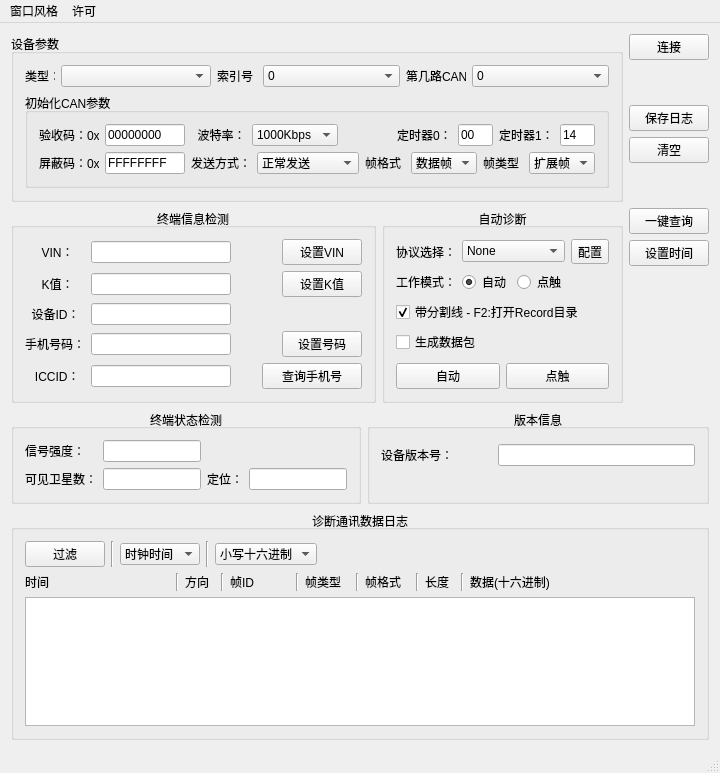
<?xml version="1.0" encoding="UTF-8"?>
<ui version="4.0">
 <class>MainWindow</class>
 <widget class="QMainWindow" name="MainWindow">
  <property name="geometry">
   <rect>
    <x>0</x>
    <y>0</y>
    <width>694</width>
    <height>730</height>
   </rect>
  </property>
  <property name="windowTitle">
   <string/>
  </property>
  <widget class="QWidget" name="centralWidget">
   <layout class="QVBoxLayout" name="verticalLayout_5">
    <item>
     <layout class="QHBoxLayout" name="horizontalLayout_9">
      <item>
       <widget class="QGroupBox" name="devParamGroupBox">
        <property name="title">
         <string>设备参数</string>
        </property>
        <layout class="QVBoxLayout" name="verticalLayout">
         <item>
          <layout class="QHBoxLayout" name="horizontalLayout_3">
           <item>
            <widget class="QLabel" name="typeLabel">
             <property name="maximumSize">
              <size>
               <width>30</width>
               <height>16777215</height>
              </size>
             </property>
             <property name="text">
              <string>类型：</string>
             </property>
            </widget>
           </item>
           <item>
            <widget class="QComboBox" name="typeComboBox">
             <property name="minimumSize">
              <size>
               <width>150</width>
               <height>0</height>
              </size>
             </property>
            </widget>
           </item>
           <item>
            <widget class="QLabel" name="indexNumberLabel">
             <property name="maximumSize">
              <size>
               <width>40</width>
               <height>16777215</height>
              </size>
             </property>
             <property name="text">
              <string>索引号：</string>
             </property>
            </widget>
           </item>
           <item>
            <widget class="QComboBox" name="indexNumberComboBox">
             <item>
              <property name="text">
               <string>0</string>
              </property>
             </item>
             <item>
              <property name="text">
               <string>1</string>
              </property>
             </item>
             <item>
              <property name="text">
               <string>2</string>
              </property>
             </item>
             <item>
              <property name="text">
               <string>3</string>
              </property>
             </item>
            </widget>
           </item>
           <item>
            <widget class="QLabel" name="CANIndexLabel">
             <property name="maximumSize">
              <size>
               <width>60</width>
               <height>16777215</height>
              </size>
             </property>
             <property name="text">
              <string>第几路CAN:</string>
             </property>
            </widget>
           </item>
           <item>
            <widget class="QComboBox" name="CANIndexComboBox">
             <item>
              <property name="text">
               <string>0</string>
              </property>
             </item>
             <item>
              <property name="text">
               <string>1</string>
              </property>
             </item>
            </widget>
           </item>
          </layout>
         </item>
         <item>
          <widget class="QGroupBox" name="initCANParamGroupBox">
           <property name="title">
            <string>初始化CAN参数</string>
           </property>
           <layout class="QGridLayout" name="gridLayout">
            <item row="0" column="0">
             <layout class="QHBoxLayout" name="horizontalLayout">
              <item>
               <widget class="QLabel" name="accessCodeLabel">
                <property name="minimumSize">
                 <size>
                  <width>60</width>
                  <height>0</height>
                 </size>
                </property>
                <property name="maximumSize">
                 <size>
                  <width>60</width>
                  <height>16777215</height>
                 </size>
                </property>
                <property name="text">
                 <string>验收码：0x</string>
                </property>
               </widget>
              </item>
              <item>
               <widget class="QLineEdit" name="accessCodeLineEdit">
                <property name="minimumSize">
                 <size>
                  <width>80</width>
                  <height>0</height>
                 </size>
                </property>
                <property name="maximumSize">
                 <size>
                  <width>80</width>
                  <height>16777215</height>
                 </size>
                </property>
                <property name="text">
                 <string>00000000</string>
                </property>
               </widget>
              </item>
              <item>
               <widget class="QLabel" name="baudrateLabel">
                <property name="maximumSize">
                 <size>
                  <width>60</width>
                  <height>16777215</height>
                 </size>
                </property>
                <property name="text">
                 <string>  波特率：</string>
                </property>
               </widget>
              </item>
              <item>
               <widget class="QComboBox" name="baudrateComboBox">
                <property name="minimumSize">
                 <size>
                  <width>80</width>
                  <height>0</height>
                 </size>
                </property>
                <item>
                 <property name="text">
                  <string>1000Kbps</string>
                 </property>
                </item>
                <item>
                 <property name="text">
                  <string>800Kbps</string>
                 </property>
                </item>
                <item>
                 <property name="text">
                  <string>500Kbps</string>
                 </property>
                </item>
                <item>
                 <property name="text">
                  <string>250Kbps</string>
                 </property>
                </item>
                <item>
                 <property name="text">
                  <string>125Kbps</string>
                 </property>
                </item>
                <item>
                 <property name="text">
                  <string>100Kbps</string>
                 </property>
                </item>
                <item>
                 <property name="text">
                  <string>50Kbps</string>
                 </property>
                </item>
                <item>
                 <property name="text">
                  <string>20Kbps</string>
                 </property>
                </item>
                <item>
                 <property name="text">
                  <string>10Kbps</string>
                 </property>
                </item>
                <item>
                 <property name="text">
                  <string>5Kbps</string>
                 </property>
                </item>
               </widget>
              </item>
              <item>
               <spacer name="horizontalSpacer_10">
                <property name="orientation">
                 <enum>Qt::Horizontal</enum>
                </property>
                <property name="sizeHint" stdset="0">
                 <size>
                  <width>40</width>
                  <height>20</height>
                 </size>
                </property>
               </spacer>
              </item>
              <item>
               <widget class="QLabel" name="timer0Label">
                <property name="text">
                 <string>定时器0：</string>
                </property>
               </widget>
              </item>
              <item>
               <widget class="QLineEdit" name="timer0LineEdit">
                <property name="maximumSize">
                 <size>
                  <width>35</width>
                  <height>16777215</height>
                 </size>
                </property>
                <property name="text">
                 <string>00</string>
                </property>
               </widget>
              </item>
              <item>
               <widget class="QLabel" name="timer1Label">
                <property name="text">
                 <string>定时器1：</string>
                </property>
               </widget>
              </item>
              <item>
               <widget class="QLineEdit" name="timer1LineEdit">
                <property name="maximumSize">
                 <size>
                  <width>35</width>
                  <height>16777215</height>
                 </size>
                </property>
                <property name="text">
                 <string>14</string>
                </property>
               </widget>
              </item>
             </layout>
            </item>
            <item row="1" column="0">
             <layout class="QHBoxLayout" name="horizontalLayout_2">
              <item>
               <widget class="QLabel" name="maskCodeLabel">
                <property name="minimumSize">
                 <size>
                  <width>60</width>
                  <height>0</height>
                 </size>
                </property>
                <property name="maximumSize">
                 <size>
                  <width>60</width>
                  <height>16777215</height>
                 </size>
                </property>
                <property name="text">
                 <string>屏蔽码：0x</string>
                </property>
               </widget>
              </item>
              <item>
               <widget class="QLineEdit" name="maskCodeLineEdit">
                <property name="minimumSize">
                 <size>
                  <width>80</width>
                  <height>0</height>
                 </size>
                </property>
                <property name="maximumSize">
                 <size>
                  <width>80</width>
                  <height>16777215</height>
                 </size>
                </property>
                <property name="text">
                 <string>FFFFFFFF</string>
                </property>
               </widget>
              </item>
              <item>
               <widget class="QLabel" name="label_3">
                <property name="maximumSize">
                 <size>
                  <width>60</width>
                  <height>16777215</height>
                 </size>
                </property>
                <property name="text">
                 <string>发送方式：</string>
                </property>
               </widget>
              </item>
              <item>
               <widget class="QComboBox" name="sendTypeComboBox">
                <item>
                 <property name="text">
                  <string>正常发送</string>
                 </property>
                </item>
                <item>
                 <property name="text">
                  <string>单次发送</string>
                 </property>
                </item>
                <item>
                 <property name="text">
                  <string>自发自收</string>
                 </property>
                </item>
                <item>
                 <property name="text">
                  <string>单次自发自收</string>
                 </property>
                </item>
               </widget>
              </item>
              <item>
               <widget class="QLabel" name="label_2">
                <property name="maximumSize">
                 <size>
                  <width>40</width>
                  <height>16777215</height>
                 </size>
                </property>
                <property name="text">
                 <string>帧格式：</string>
                </property>
               </widget>
              </item>
              <item>
               <widget class="QComboBox" name="frameFormatComboBox">
                <item>
                 <property name="text">
                  <string>数据帧</string>
                 </property>
                </item>
                <item>
                 <property name="text">
                  <string>远程帧</string>
                 </property>
                </item>
               </widget>
              </item>
              <item>
               <widget class="QLabel" name="frameTypeLabel">
                <property name="maximumSize">
                 <size>
                  <width>40</width>
                  <height>16777215</height>
                 </size>
                </property>
                <property name="text">
                 <string>帧类型：</string>
                </property>
               </widget>
              </item>
              <item>
               <widget class="QComboBox" name="frameTypeComboBox">
                <property name="currentIndex">
                 <number>1</number>
                </property>
                <item>
                 <property name="text">
                  <string>标准帧</string>
                 </property>
                </item>
                <item>
                 <property name="text">
                  <string>扩展帧</string>
                 </property>
                </item>
               </widget>
              </item>
             </layout>
            </item>
           </layout>
          </widget>
         </item>
        </layout>
       </widget>
      </item>
      <item>
       <layout class="QVBoxLayout" name="verticalLayout_3">
        <item>
         <widget class="QPushButton" name="connectButton">
          <property name="minimumSize">
           <size>
            <width>80</width>
            <height>0</height>
           </size>
          </property>
          <property name="text">
           <string>连接</string>
          </property>
          <property name="checkable">
           <bool>true</bool>
          </property>
          <property name="checked">
           <bool>false</bool>
          </property>
          <property name="autoDefault">
           <bool>false</bool>
          </property>
          <property name="default">
           <bool>false</bool>
          </property>
          <property name="flat">
           <bool>false</bool>
          </property>
         </widget>
        </item>
        <item>
         <spacer name="verticalSpacer">
          <property name="orientation">
           <enum>Qt::Vertical</enum>
          </property>
          <property name="sizeHint" stdset="0">
           <size>
            <width>20</width>
            <height>40</height>
           </size>
          </property>
         </spacer>
        </item>
        <item>
         <widget class="QPushButton" name="saveLogButton">
          <property name="text">
           <string>保存日志</string>
          </property>
          <property name="checkable">
           <bool>false</bool>
          </property>
         </widget>
        </item>
        <item>
         <widget class="QPushButton" name="clearButton">
          <property name="text">
           <string>清空</string>
          </property>
          <property name="checkable">
           <bool>false</bool>
          </property>
         </widget>
        </item>
        <item>
         <spacer name="verticalSpacer_2">
          <property name="orientation">
           <enum>Qt::Vertical</enum>
          </property>
          <property name="sizeHint" stdset="0">
           <size>
            <width>20</width>
            <height>40</height>
           </size>
          </property>
         </spacer>
        </item>
       </layout>
      </item>
     </layout>
    </item>
    <item>
     <layout class="QHBoxLayout" name="horizontalLayout_17">
      <item>
       <widget class="QGroupBox" name="terminalInformationDetectionGroupBox">
        <property name="title">
         <string>终端信息检测</string>
        </property>
        <property name="alignment">
         <set>Qt::AlignCenter</set>
        </property>
        <layout class="QVBoxLayout" name="verticalLayout_8">
         <item>
          <layout class="QVBoxLayout" name="verticalLayout_2">
           <item>
            <layout class="QHBoxLayout" name="horizontalLayout_7">
             <item>
              <widget class="QLabel" name="VINLabel">
               <property name="minimumSize">
                <size>
                 <width>60</width>
                 <height>0</height>
                </size>
               </property>
               <property name="text">
                <string>     VIN：</string>
               </property>
              </widget>
             </item>
             <item>
              <widget class="QLineEdit" name="VINLineEdit">
               <property name="minimumSize">
                <size>
                 <width>140</width>
                 <height>0</height>
                </size>
               </property>
               <property name="maximumSize">
                <size>
                 <width>140</width>
                 <height>16777215</height>
                </size>
               </property>
              </widget>
             </item>
             <item>
              <spacer name="horizontalSpacer_7">
               <property name="orientation">
                <enum>Qt::Horizontal</enum>
               </property>
               <property name="sizeHint" stdset="0">
                <size>
                 <width>40</width>
                 <height>20</height>
                </size>
               </property>
              </spacer>
             </item>
             <item>
              <widget class="QPushButton" name="setVINButton">
               <property name="minimumSize">
                <size>
                 <width>80</width>
                 <height>0</height>
                </size>
               </property>
               <property name="text">
                <string>设置VIN</string>
               </property>
               <property name="checkable">
                <bool>false</bool>
               </property>
              </widget>
             </item>
            </layout>
           </item>
           <item>
            <layout class="QHBoxLayout" name="horizontalLayout_6">
             <item>
              <widget class="QLabel" name="KValueLabel">
               <property name="minimumSize">
                <size>
                 <width>60</width>
                 <height>0</height>
                </size>
               </property>
               <property name="text">
                <string>     K值：</string>
               </property>
              </widget>
             </item>
             <item>
              <widget class="QLineEdit" name="KValueLineEdit">
               <property name="minimumSize">
                <size>
                 <width>140</width>
                 <height>0</height>
                </size>
               </property>
               <property name="maximumSize">
                <size>
                 <width>140</width>
                 <height>16777215</height>
                </size>
               </property>
              </widget>
             </item>
             <item>
              <spacer name="horizontalSpacer_6">
               <property name="orientation">
                <enum>Qt::Horizontal</enum>
               </property>
               <property name="sizeHint" stdset="0">
                <size>
                 <width>40</width>
                 <height>20</height>
                </size>
               </property>
              </spacer>
             </item>
             <item>
              <widget class="QPushButton" name="setKValueButton">
               <property name="minimumSize">
                <size>
                 <width>80</width>
                 <height>0</height>
                </size>
               </property>
               <property name="text">
                <string>设置K值</string>
               </property>
               <property name="checkable">
                <bool>false</bool>
               </property>
              </widget>
             </item>
            </layout>
           </item>
           <item>
            <layout class="QHBoxLayout" name="horizontalLayout_5">
             <item>
              <widget class="QLabel" name="devIDLabel">
               <property name="minimumSize">
                <size>
                 <width>60</width>
                 <height>0</height>
                </size>
               </property>
               <property name="text">
                <string>  设备ID：</string>
               </property>
              </widget>
             </item>
             <item>
              <widget class="QLineEdit" name="devIDLineEdit">
               <property name="minimumSize">
                <size>
                 <width>140</width>
                 <height>0</height>
                </size>
               </property>
               <property name="maximumSize">
                <size>
                 <width>140</width>
                 <height>16777215</height>
                </size>
               </property>
              </widget>
             </item>
             <item>
              <spacer name="horizontalSpacer">
               <property name="orientation">
                <enum>Qt::Horizontal</enum>
               </property>
               <property name="sizeHint" stdset="0">
                <size>
                 <width>40</width>
                 <height>20</height>
                </size>
               </property>
              </spacer>
             </item>
            </layout>
           </item>
           <item>
            <layout class="QHBoxLayout" name="horizontalLayout_4">
             <item>
              <widget class="QLabel" name="phoneNumberLabel">
               <property name="minimumSize">
                <size>
                 <width>60</width>
                 <height>0</height>
                </size>
               </property>
               <property name="text">
                <string>手机号码：</string>
               </property>
              </widget>
             </item>
             <item>
              <widget class="QLineEdit" name="phoneNumberLineEdit">
               <property name="minimumSize">
                <size>
                 <width>140</width>
                 <height>0</height>
                </size>
               </property>
               <property name="maximumSize">
                <size>
                 <width>140</width>
                 <height>16777215</height>
                </size>
               </property>
              </widget>
             </item>
             <item>
              <spacer name="horizontalSpacer_8">
               <property name="orientation">
                <enum>Qt::Horizontal</enum>
               </property>
               <property name="sizeHint" stdset="0">
                <size>
                 <width>40</width>
                 <height>20</height>
                </size>
               </property>
              </spacer>
             </item>
             <item>
              <widget class="QPushButton" name="setPhoneNumberButton">
               <property name="minimumSize">
                <size>
                 <width>80</width>
                 <height>0</height>
                </size>
               </property>
               <property name="text">
                <string>设置号码</string>
               </property>
               <property name="checkable">
                <bool>false</bool>
               </property>
              </widget>
             </item>
            </layout>
           </item>
           <item>
            <layout class="QHBoxLayout" name="horizontalLayout_8">
             <item>
              <widget class="QLabel" name="ICCIDLabel">
               <property name="minimumSize">
                <size>
                 <width>60</width>
                 <height>0</height>
                </size>
               </property>
               <property name="text">
                <string>   ICCID：</string>
               </property>
              </widget>
             </item>
             <item>
              <widget class="QLineEdit" name="ICCIDLineEdit">
               <property name="minimumSize">
                <size>
                 <width>140</width>
                 <height>0</height>
                </size>
               </property>
               <property name="maximumSize">
                <size>
                 <width>140</width>
                 <height>16777215</height>
                </size>
               </property>
              </widget>
             </item>
             <item>
              <spacer name="horizontalSpacer_2">
               <property name="orientation">
                <enum>Qt::Horizontal</enum>
               </property>
               <property name="sizeHint" stdset="0">
                <size>
                 <width>40</width>
                 <height>20</height>
                </size>
               </property>
              </spacer>
             </item>
             <item>
              <widget class="QPushButton" name="queryPhoneNumberButton">
               <property name="minimumSize">
                <size>
                 <width>100</width>
                 <height>0</height>
                </size>
               </property>
               <property name="text">
                <string>查询手机号</string>
               </property>
               <property name="checkable">
                <bool>false</bool>
               </property>
               <property name="checked">
                <bool>false</bool>
               </property>
              </widget>
             </item>
            </layout>
           </item>
          </layout>
         </item>
        </layout>
       </widget>
      </item>
      <item>
       <widget class="QGroupBox" name="groupBox">
        <property name="title">
         <string>自动诊断</string>
        </property>
        <property name="alignment">
         <set>Qt::AlignCenter</set>
        </property>
        <layout class="QVBoxLayout" name="verticalLayout_4">
         <item>
          <layout class="QHBoxLayout" name="horizontalLayout_10">
           <item>
            <widget class="QLabel" name="label">
             <property name="text">
              <string>协议选择：</string>
             </property>
            </widget>
           </item>
           <item>
            <widget class="QComboBox" name="protocolSelectComboBox">
             <item>
              <property name="text">
               <string>None</string>
              </property>
             </item>
             <item>
              <property name="text">
               <string>UDS Protocol</string>
              </property>
             </item>
             <item>
              <property name="text">
               <string>CCP Protocol</string>
              </property>
             </item>
             <item>
              <property name="text">
               <string>XCP Protocol</string>
              </property>
             </item>
            </widget>
           </item>
           <item>
            <widget class="QToolButton" name="configToolButton">
             <property name="text">
              <string>配置</string>
             </property>
            </widget>
           </item>
          </layout>
         </item>
         <item>
          <layout class="QHBoxLayout" name="horizontalLayout_11">
           <item>
            <widget class="QLabel" name="label_4">
             <property name="text">
              <string>工作模式：</string>
             </property>
            </widget>
           </item>
           <item>
            <widget class="QRadioButton" name="autoRadioButton">
             <property name="text">
              <string>自动</string>
             </property>
             <property name="checked">
              <bool>true</bool>
             </property>
            </widget>
           </item>
           <item>
            <widget class="QRadioButton" name="pointTriggerRadioButton">
             <property name="text">
              <string>点触</string>
             </property>
            </widget>
           </item>
           <item>
            <spacer name="horizontalSpacer_11">
             <property name="orientation">
              <enum>Qt::Horizontal</enum>
             </property>
             <property name="sizeHint" stdset="0">
              <size>
               <width>40</width>
               <height>20</height>
              </size>
             </property>
            </spacer>
           </item>
          </layout>
         </item>
         <item>
          <widget class="QCheckBox" name="withCutlineCheckBox">
           <property name="text">
            <string>带分割线 - F2:打开Record目录</string>
           </property>
           <property name="checked">
            <bool>true</bool>
           </property>
          </widget>
         </item>
         <item>
          <widget class="QCheckBox" name="genaratePacketCheckBox">
           <property name="text">
            <string>生成数据包</string>
           </property>
           <property name="checked">
            <bool>false</bool>
           </property>
          </widget>
         </item>
         <item>
          <spacer name="verticalSpacer_4">
           <property name="orientation">
            <enum>Qt::Vertical</enum>
           </property>
           <property name="sizeHint" stdset="0">
            <size>
             <width>20</width>
             <height>20</height>
            </size>
           </property>
          </spacer>
         </item>
         <item>
          <layout class="QHBoxLayout" name="horizontalLayout_16">
           <item>
            <widget class="QPushButton" name="DIAutoButton">
             <property name="text">
              <string>自动</string>
             </property>
             <property name="checkable">
              <bool>false</bool>
             </property>
            </widget>
           </item>
           <item>
            <widget class="QPushButton" name="DIPointTriggerButton">
             <property name="text">
              <string>点触</string>
             </property>
            </widget>
           </item>
          </layout>
         </item>
        </layout>
       </widget>
      </item>
      <item>
       <layout class="QVBoxLayout" name="verticalLayout_6">
        <item>
         <widget class="QPushButton" name="oneClickQueryButton">
          <property name="minimumSize">
           <size>
            <width>80</width>
            <height>0</height>
           </size>
          </property>
          <property name="text">
           <string>一键查询</string>
          </property>
          <property name="checkable">
           <bool>false</bool>
          </property>
         </widget>
        </item>
        <item>
         <widget class="QPushButton" name="setTimeButton">
          <property name="text">
           <string>设置时间</string>
          </property>
          <property name="checkable">
           <bool>false</bool>
          </property>
         </widget>
        </item>
        <item>
         <spacer name="verticalSpacer_6">
          <property name="orientation">
           <enum>Qt::Vertical</enum>
          </property>
          <property name="sizeHint" stdset="0">
           <size>
            <width>20</width>
            <height>40</height>
           </size>
          </property>
         </spacer>
        </item>
       </layout>
      </item>
     </layout>
    </item>
    <item>
     <layout class="QHBoxLayout" name="horizontalLayout_12">
      <item>
       <widget class="QGroupBox" name="terminalStateDetectionGroupBox">
        <property name="maximumSize">
         <size>
          <width>350</width>
          <height>16777215</height>
         </size>
        </property>
        <property name="title">
         <string>终端状态检测</string>
        </property>
        <property name="alignment">
         <set>Qt::AlignCenter</set>
        </property>
        <layout class="QGridLayout" name="gridLayout_2">
         <item row="0" column="0">
          <widget class="QLabel" name="RSSILabel">
           <property name="text">
            <string>信号强度：</string>
           </property>
          </widget>
         </item>
         <item row="0" column="1">
          <widget class="QLineEdit" name="RSSILineEdit"/>
         </item>
         <item row="0" column="3">
          <spacer name="horizontalSpacer_3">
           <property name="orientation">
            <enum>Qt::Horizontal</enum>
           </property>
           <property name="sizeHint" stdset="0">
            <size>
             <width>98</width>
             <height>20</height>
            </size>
           </property>
          </spacer>
         </item>
         <item row="1" column="0">
          <widget class="QLabel" name="visibleSatellitesNumberLabel">
           <property name="text">
            <string>可见卫星数：</string>
           </property>
          </widget>
         </item>
         <item row="1" column="1">
          <widget class="QLineEdit" name="visibleSatellitesNumberLineEdit"/>
         </item>
         <item row="1" column="2">
          <widget class="QLabel" name="locationLabel">
           <property name="text">
            <string>定位：</string>
           </property>
          </widget>
         </item>
         <item row="1" column="3">
          <widget class="QLineEdit" name="locationLineEdit"/>
         </item>
        </layout>
       </widget>
      </item>
      <item>
       <widget class="QGroupBox" name="versionInformationGroupBox">
        <property name="title">
         <string>版本信息</string>
        </property>
        <property name="alignment">
         <set>Qt::AlignCenter</set>
        </property>
        <layout class="QGridLayout" name="gridLayout_3">
         <item row="0" column="0">
          <widget class="QLabel" name="devVersionLabel">
           <property name="text">
            <string>设备版本号：</string>
           </property>
          </widget>
         </item>
         <item row="0" column="1">
          <widget class="QLineEdit" name="devVersionLineEdit"/>
         </item>
         <item row="1" column="0">
          <spacer name="horizontalSpacer_4">
           <property name="orientation">
            <enum>Qt::Horizontal</enum>
           </property>
           <property name="sizeHint" stdset="0">
            <size>
             <width>69</width>
             <height>20</height>
            </size>
           </property>
          </spacer>
         </item>
         <item row="1" column="1">
          <spacer name="horizontalSpacer_5">
           <property name="orientation">
            <enum>Qt::Horizontal</enum>
           </property>
           <property name="sizeHint" stdset="0">
            <size>
             <width>197</width>
             <height>20</height>
            </size>
           </property>
          </spacer>
         </item>
        </layout>
       </widget>
      </item>
     </layout>
    </item>
    <item>
     <widget class="QGroupBox" name="diagnosticCommunicationDataLogGroupBox">
      <property name="minimumSize">
       <size>
        <width>0</width>
        <height>230</height>
       </size>
      </property>
      <property name="title">
       <string>诊断通讯数据日志</string>
      </property>
      <property name="alignment">
       <set>Qt::AlignCenter</set>
      </property>
      <layout class="QVBoxLayout" name="verticalLayout_7">
       <item>
        <layout class="QHBoxLayout" name="horizontalLayout_15">
         <item>
          <widget class="QPushButton" name="filterButton">
           <property name="text">
            <string>过滤</string>
           </property>
          </widget>
         </item>
         <item>
          <widget class="Line" name="line_7">
           <property name="orientation">
            <enum>Qt::Vertical</enum>
           </property>
          </widget>
         </item>
         <item>
          <widget class="QComboBox" name="timeComboBox">
           <property name="minimumSize">
            <size>
             <width>80</width>
             <height>0</height>
            </size>
           </property>
           <item>
            <property name="text">
             <string>时钟时间</string>
            </property>
           </item>
           <item>
            <property name="text">
             <string>相对时间</string>
            </property>
           </item>
          </widget>
         </item>
         <item>
          <widget class="Line" name="line_8">
           <property name="orientation">
            <enum>Qt::Vertical</enum>
           </property>
          </widget>
         </item>
         <item>
          <widget class="QComboBox" name="caseHexComboBox">
           <property name="minimumSize">
            <size>
             <width>100</width>
             <height>0</height>
            </size>
           </property>
           <item>
            <property name="text">
             <string>小写十六进制</string>
            </property>
           </item>
           <item>
            <property name="text">
             <string>大写十六进制</string>
            </property>
           </item>
          </widget>
         </item>
         <item>
          <spacer name="horizontalSpacer_9">
           <property name="orientation">
            <enum>Qt::Horizontal</enum>
           </property>
           <property name="sizeHint" stdset="0">
            <size>
             <width>40</width>
             <height>20</height>
            </size>
           </property>
          </spacer>
         </item>
        </layout>
       </item>
       <item>
        <layout class="QHBoxLayout" name="horizontalLayout_13">
         <item>
          <widget class="QLabel" name="timeLabel">
           <property name="minimumSize">
            <size>
             <width>145</width>
             <height>0</height>
            </size>
           </property>
           <property name="maximumSize">
            <size>
             <width>145</width>
             <height>16777215</height>
            </size>
           </property>
           <property name="text">
            <string>时间</string>
           </property>
          </widget>
         </item>
         <item>
          <widget class="Line" name="line">
           <property name="orientation">
            <enum>Qt::Vertical</enum>
           </property>
          </widget>
         </item>
         <item>
          <widget class="QLabel" name="directionLabel">
           <property name="minimumSize">
            <size>
             <width>30</width>
             <height>0</height>
            </size>
           </property>
           <property name="maximumSize">
            <size>
             <width>30</width>
             <height>16777215</height>
            </size>
           </property>
           <property name="text">
            <string>方向</string>
           </property>
          </widget>
         </item>
         <item>
          <widget class="Line" name="line_2">
           <property name="orientation">
            <enum>Qt::Vertical</enum>
           </property>
          </widget>
         </item>
         <item>
          <widget class="QLabel" name="frameIDLabel">
           <property name="minimumSize">
            <size>
             <width>60</width>
             <height>0</height>
            </size>
           </property>
           <property name="maximumSize">
            <size>
             <width>60</width>
             <height>16777215</height>
            </size>
           </property>
           <property name="text">
            <string>帧ID</string>
           </property>
          </widget>
         </item>
         <item>
          <widget class="Line" name="line_3">
           <property name="orientation">
            <enum>Qt::Vertical</enum>
           </property>
          </widget>
         </item>
         <item>
          <widget class="QLabel" name="frameTypeLabel_2">
           <property name="minimumSize">
            <size>
             <width>45</width>
             <height>0</height>
            </size>
           </property>
           <property name="maximumSize">
            <size>
             <width>45</width>
             <height>16777215</height>
            </size>
           </property>
           <property name="text">
            <string>帧类型</string>
           </property>
          </widget>
         </item>
         <item>
          <widget class="Line" name="line_4">
           <property name="orientation">
            <enum>Qt::Vertical</enum>
           </property>
          </widget>
         </item>
         <item>
          <widget class="QLabel" name="frameFormatLabel">
           <property name="minimumSize">
            <size>
             <width>45</width>
             <height>0</height>
            </size>
           </property>
           <property name="maximumSize">
            <size>
             <width>45</width>
             <height>16777215</height>
            </size>
           </property>
           <property name="text">
            <string>帧格式</string>
           </property>
          </widget>
         </item>
         <item>
          <widget class="Line" name="line_5">
           <property name="orientation">
            <enum>Qt::Vertical</enum>
           </property>
          </widget>
         </item>
         <item>
          <widget class="QLabel" name="dataLenLabel">
           <property name="minimumSize">
            <size>
             <width>30</width>
             <height>0</height>
            </size>
           </property>
           <property name="maximumSize">
            <size>
             <width>30</width>
             <height>16777215</height>
            </size>
           </property>
           <property name="text">
            <string>长度</string>
           </property>
          </widget>
         </item>
         <item>
          <widget class="Line" name="line_6">
           <property name="orientation">
            <enum>Qt::Vertical</enum>
           </property>
          </widget>
         </item>
         <item>
          <widget class="QLabel" name="dataContentLabel">
           <property name="text">
            <string>数据(十六进制)</string>
           </property>
          </widget>
         </item>
        </layout>
       </item>
       <item>
        <widget class="QTextBrowser" name="dataLogTextBrowser"/>
       </item>
      </layout>
     </widget>
    </item>
   </layout>
  </widget>
  <widget class="QMenuBar" name="menuBar">
   <property name="geometry">
    <rect>
     <x>0</x>
     <y>0</y>
     <width>694</width>
     <height>23</height>
    </rect>
   </property>
   <widget class="QMenu" name="styleMenu">
    <property name="title">
     <string>窗口风格</string>
    </property>
   </widget>
   <widget class="QMenu" name="licenseMenu">
    <property name="title">
     <string>许可</string>
    </property>
    <addaction name="activateAction"/>
   </widget>
   <addaction name="styleMenu"/>
   <addaction name="licenseMenu"/>
  </widget>
  <widget class="QStatusBar" name="statusBar"/>
  <action name="activateAction">
   <property name="text">
    <string>激活</string>
   </property>
  </action>
 </widget>
 <layoutdefault spacing="6" margin="11"/>
 <resources/>
 <connections/>
</ui>
